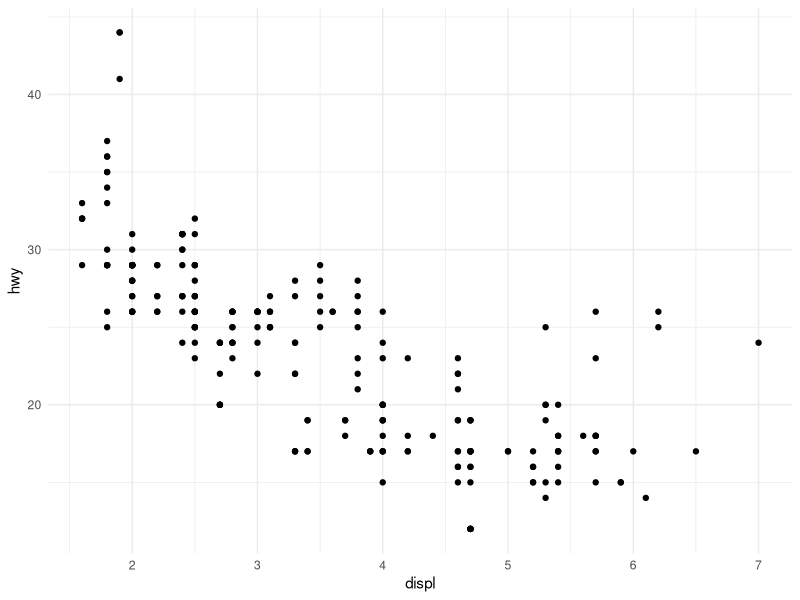

The R source for this figure:
## ---- chunk 1

knitr::opts_chunk$set(
  eval = TRUE, echo = FALSE, include = FALSE, 
  warning = FALSE, message = FALSE,
  cache = TRUE, collapse = TRUE,
  fig.retina = 2, dev = "cairo_pdf",
  fig.align = "center"
)

library("ggplot2")
theme_set(theme_minimal())


ggplot(data = mpg, aes(x = displ, y = hwy)) +
  geom_point()

